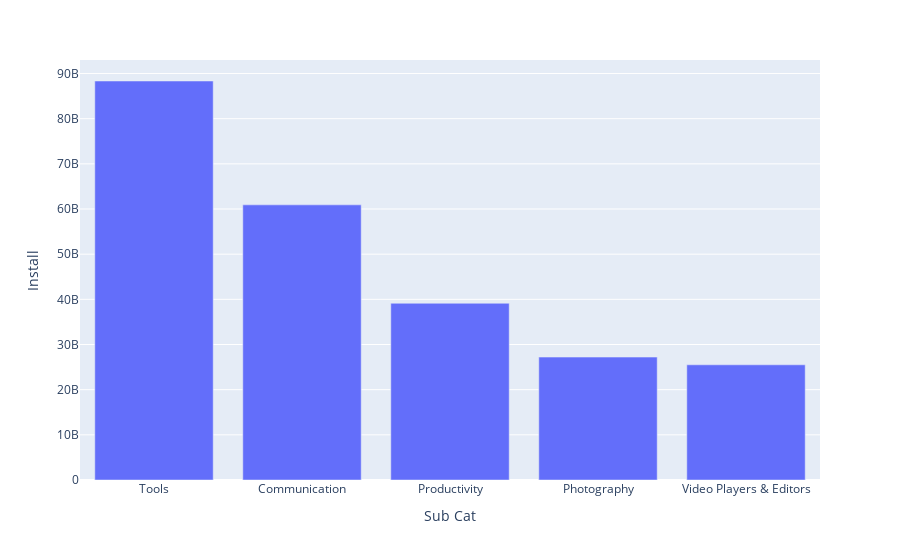

Notebook source saved alongside this figure:
### Code cell
fig = px.bar(cat_app, x='Sub Cat',y='Install')
fig.show()

### Figure 1 — Plotly figure (JSON) as saved in the notebook; plotly's stock layout.template omitted (floating-point values rounded to 4 significant figures)
{"data": [{"alignmentgroup": "True", "hovertemplate": "Sub Cat=%{x}<br>Install=%{y}<extra></extra>", "legendgroup": "", "marker": {"color": "#636efa"}, "name": "", "offsetgroup": "", "orientation": "v", "showlegend": false, "textposition": "auto", "type": "bar", "x": ["Tools", "Communication", "Productivity", "Photography", "Video Players & Editors"], "xaxis": "x", "y": [88343525193, 60919172962, 39130825852, 27216749294, 25505357681], "yaxis": "y"}], "layout": {"barmode": "relative", "legend": {"tracegroupgap": 0}, "margin": {"t": 60}, "xaxis": {"anchor": "y", "domain": [0, 1], "title": {"text": "Sub Cat"}}, "yaxis": {"anchor": "x", "domain": [0, 1], "title": {"text": "Install"}}}}
